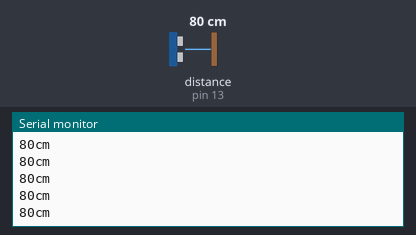
A sketch run on a simulated Arduino Uno, built with avr-gcc and run on an emulated ATmega328P. Shown: the last lines printed to the serial monitor. Wiring (inferred from the names in the program): ultrasonic range finder: trigger pin 12; echo pin 13. The inputs (shaded band) are chosen by the test bench; at power-on: distance to the obstacle (sensor on pin 13) 80 cm. The echo pulse lasts 58.3 µs per cm.

Above: at 1.2 s.
1.3 s: distance to the obstacle (sensor on pin 13) set to 2 cm
At 1.48 s:
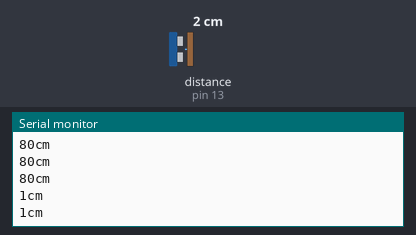
2.8 s: distance to the obstacle (sensor on pin 13) set to 120 cm
At 2.89 s:
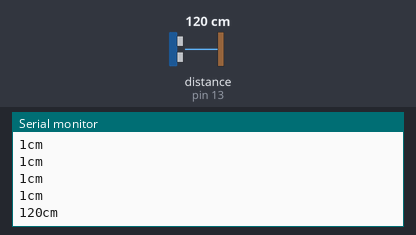
Timing chart, 0 to 5.8 s (numbered marks = the images above; inputs shaded):
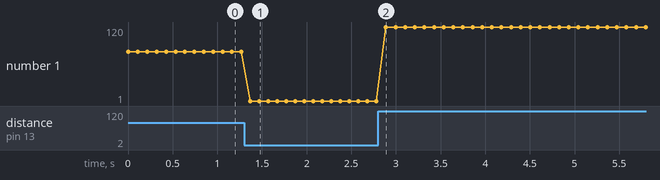

The sketch:

_4ping_2017.ino
```cpp
/*
 * Ultrasonic Ranging Module HC - SR04
 */

const int echoPin = 13;
const int trigPin = 12;

long duration, cm;

void setup() {
  Serial.begin(9600);
  pinMode(trigPin, OUTPUT);
  pinMode(echoPin, INPUT);
} //setup

void loop() {
  //sending out trigger signal
  digitalWrite(trigPin, LOW);
  delayMicroseconds(2);
  digitalWrite(trigPin, HIGH);
  delayMicroseconds(10); //from datasheet
  digitalWrite(trigPin, LOW);

  //reading echo signal
  duration = pulseIn(echoPin, HIGH);

  //converting duration to distance
  cm = duration / 29 / 2;
  Serial.print(cm);
  Serial.println("cm");

  //don't need to read super fast
  delay(100);
} //loop
```

Measured:
- after the input at 1.3 s, the serial monitor: prints a new line after 0.07 s (image 1)
- after the input at 2.8 s, the serial monitor: prints a new line after 0.09 s (image 2)
- plotted number 1: 80 → 1 after the input at 1.3 s, 1 → 120 after the input at 2.8 s
